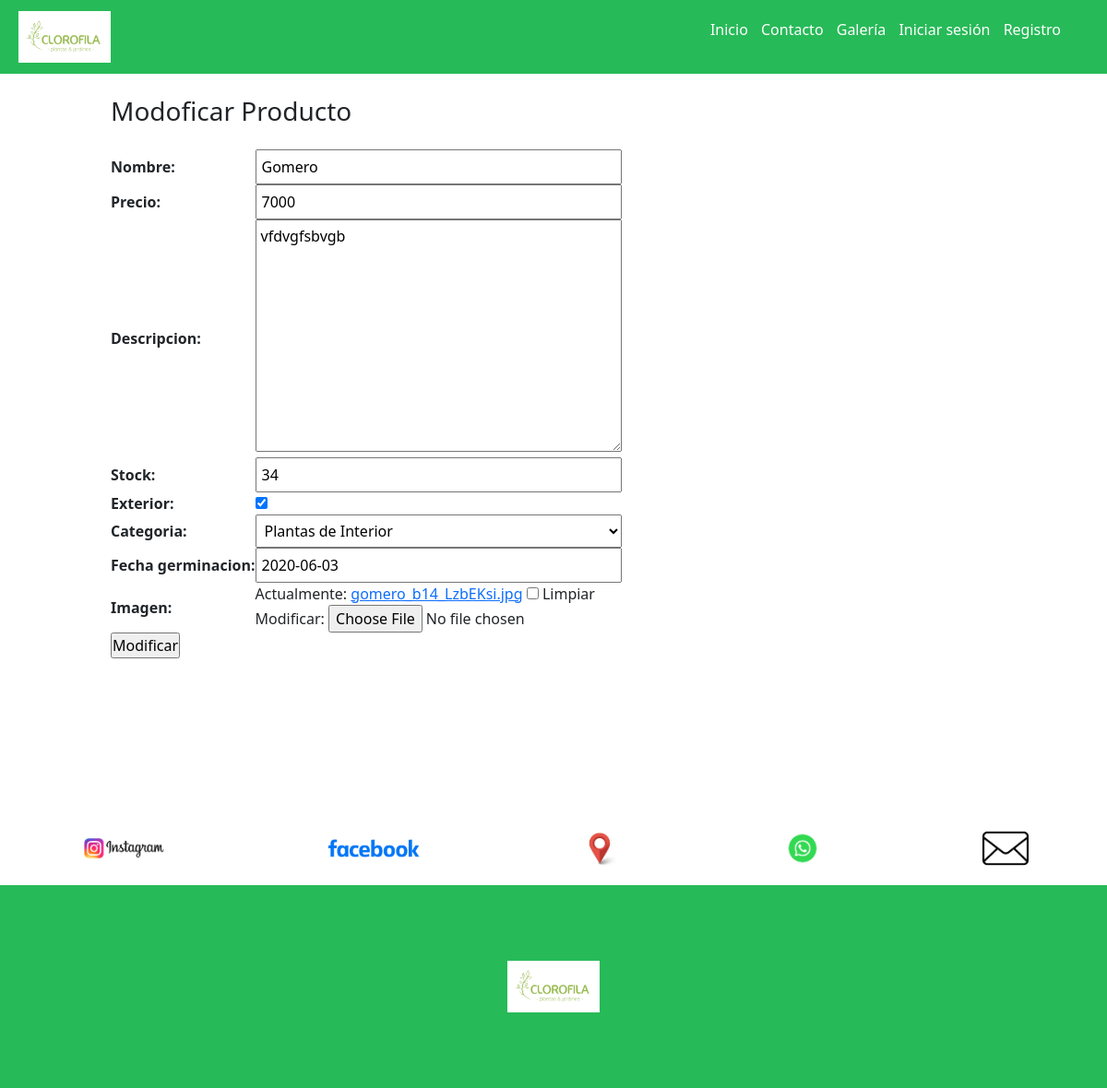
/modificarProducto/8/, run on the app's committed database.
### core/models.py (models this page shows, shortened)
class producto(models.Model):
     nombre = models.CharField(max_length=50)
     precio = models.IntegerField()
     descripcion = models.TextField()
     exterior = models.BooleanField()
     categoria = models.ForeignKey(Categoria, on_delete=models.PROTECT)
     fecha_germinacion = models.DateField()
     imagen = models.ImageField(null=True, blank=True)
     stock = models.IntegerField(default=0)

class Categoria(models.Model):
    nombre = models.CharField(max_length=50)
    def __str__(self):
        return self.nombre

### core/views.py (the view, shortened to what this page needs)
# urls.py: path('modificarProducto/<id>/', modificarProducto, name="modificarProducto"),
def modificarProducto(request, id):
     produ = get_object_or_404(producto, id=id)
     data ={
          'form' : ProductoForm(instance=produ)
     }
     return render(request,'core/producto/modificarProducto.html', data)

### core/forms.py
class ProductoForm(ModelForm):
    class Meta:
        model = producto
        fields = ['nombre','precio','descripcion','stock','exterior','categoria','fecha_germinacion','stock','imagen']

### core/templates/core/producto/modificarProducto.html (shortened to what this page needs)
{% extends 'core/base.html' %}
{% load static %}
{% block contenido %}
<br>
<div class="car">
  <dic class="car-body">
    <h3>Modoficar Producto</h3>
    <form action="" method = "POST" enctype="multipart/form-data">
      <table>
      {{ form }}
      </table>
      <input type="submit" class="bttn btn=success" value="Modificar">
    </form>
    <br><br><br>
  </dic>
</div>
{% endblock %}

### core/static/core/css/estilos.css (style rules this page uses)
* { margin:0; padding:0; }
body { background-color:#EDF2F7; font-family: 'Open Sans', sans-serif; }
input[type=text], input[type=email], input[type=number], select, textarea { width: 100%; padding: 5px; }
textarea { resize: none; }

### data on the page
producto: nombre "Gomero", precio "7000", descripcion "vfdvgfsbvgb", stock "34", exterior "☑", categoria "Plantas de Interior", fecha_germinacion "2020-06-03"
